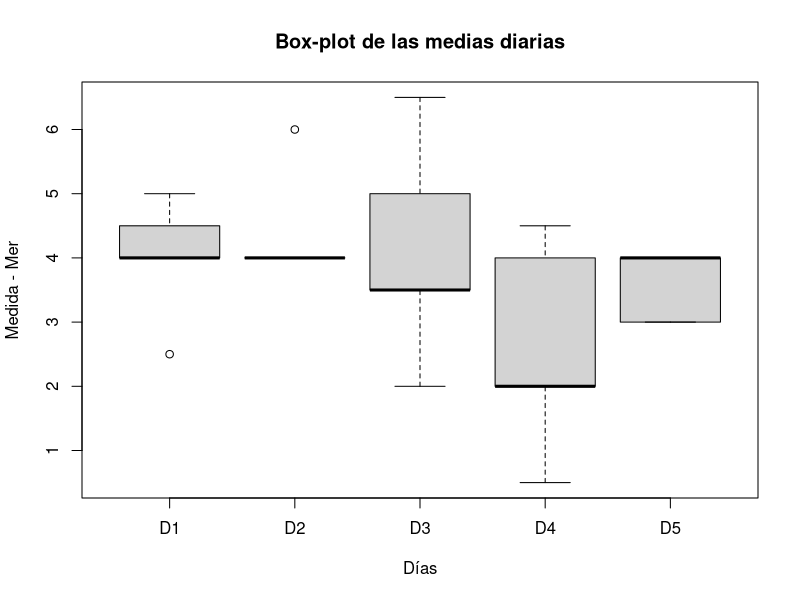
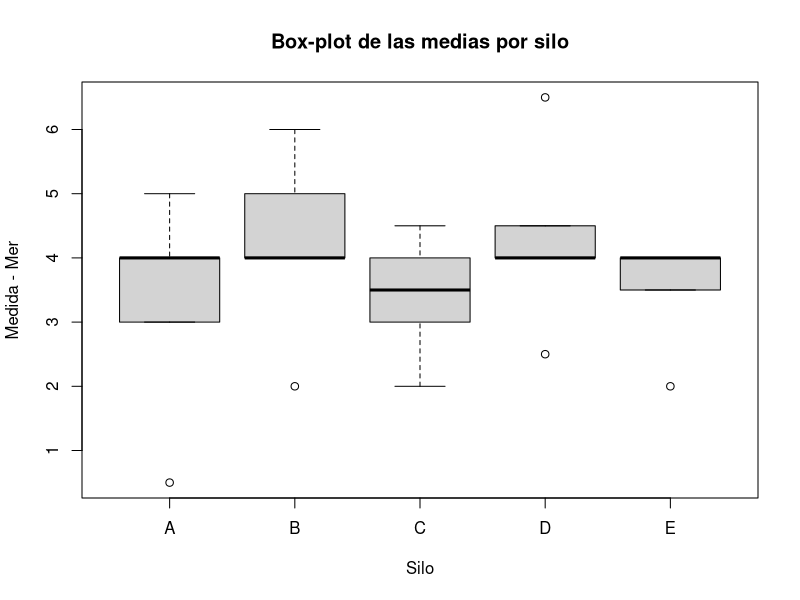
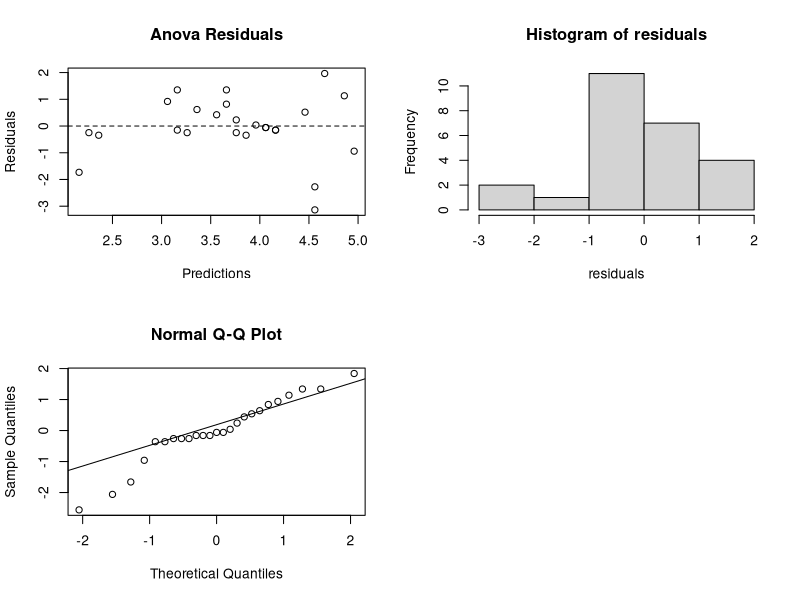
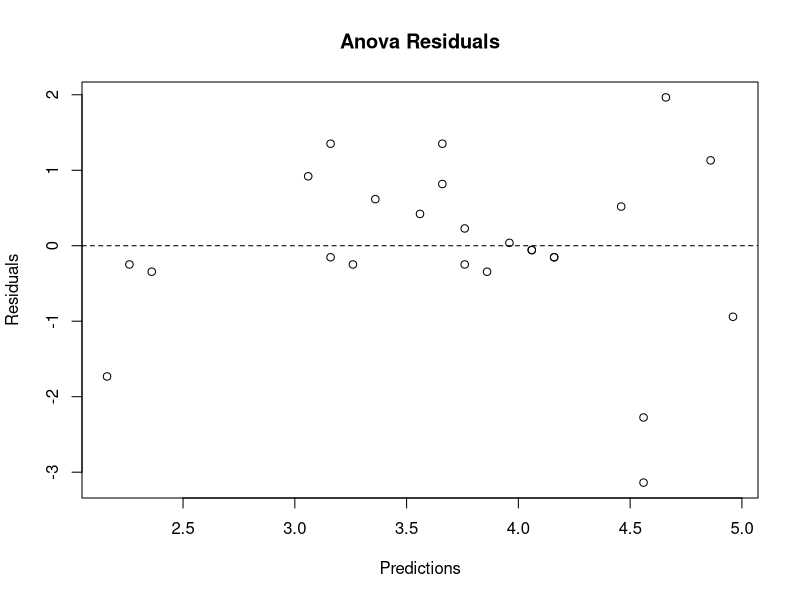
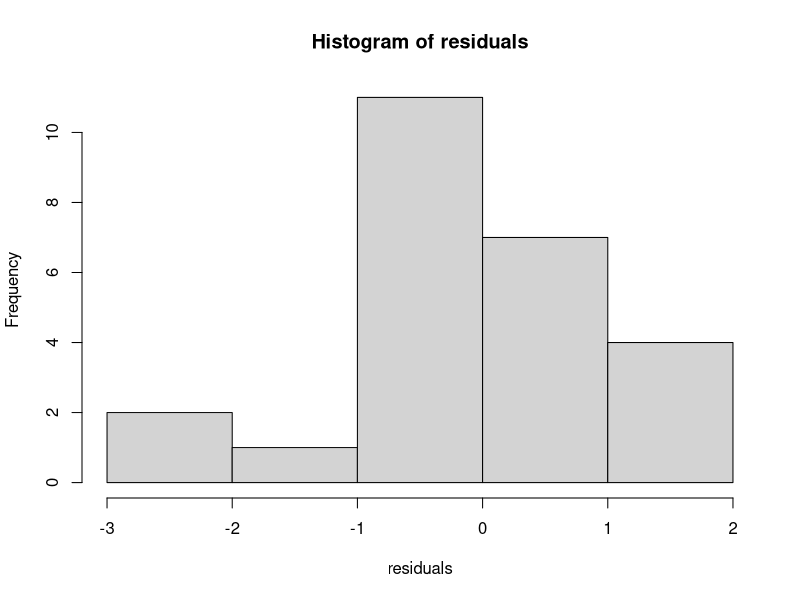
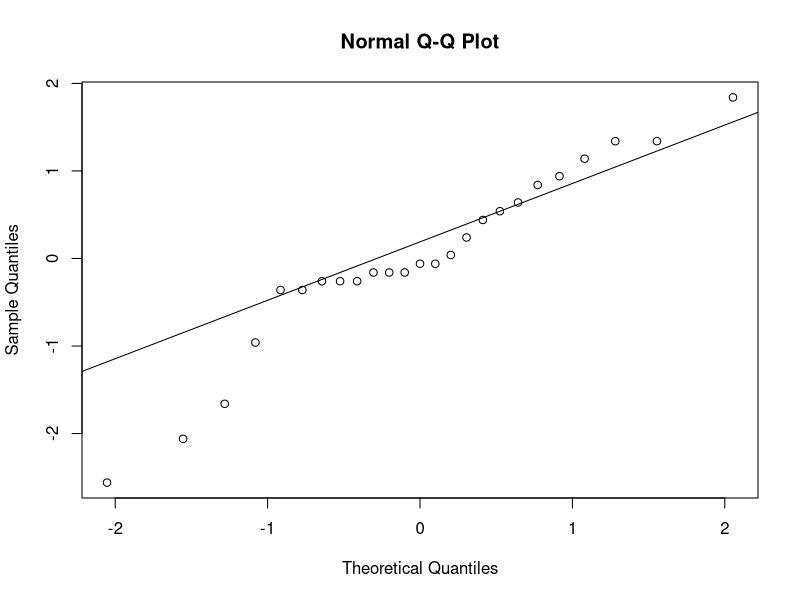
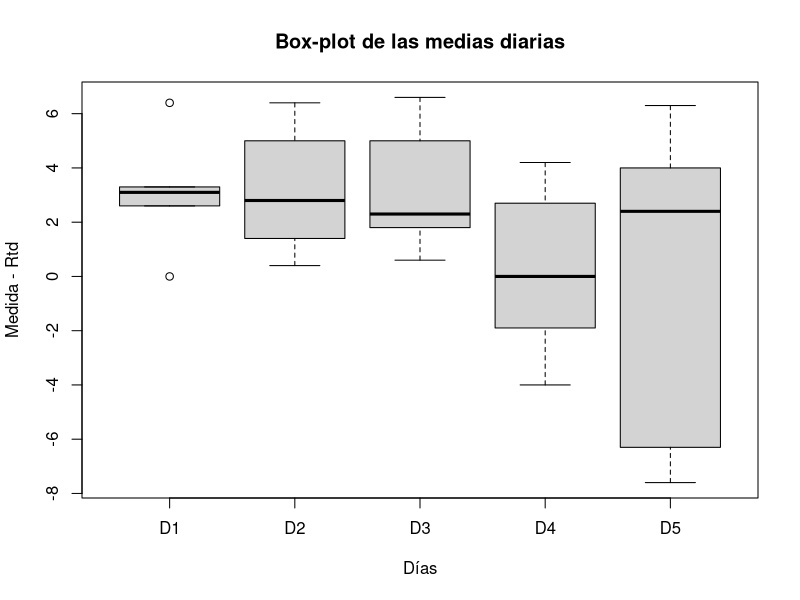
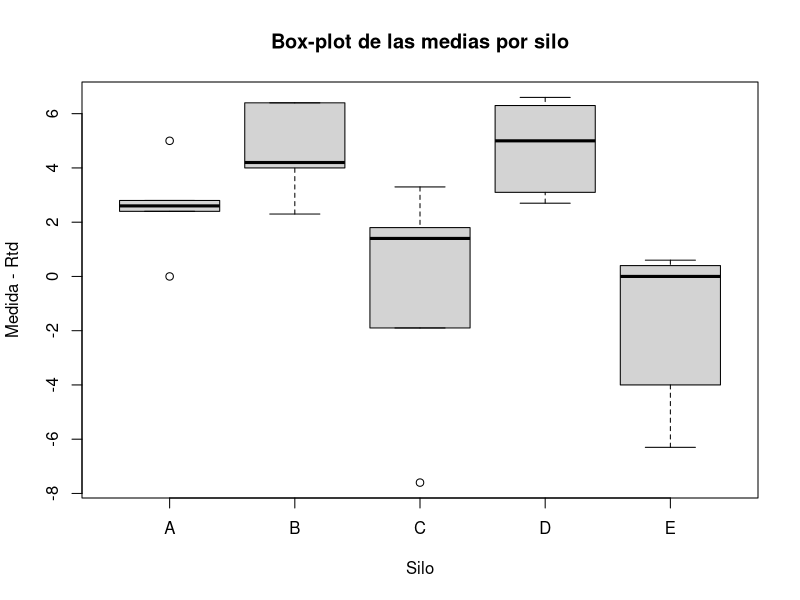

Recreate these plots in R, in order.
require(lmtest)

problem_data <- function() {
    mer <- c(4.0, 4.0, 5.0, 0.5, 3.0, 5.0, 6.0, 2.0, 4.0, 4.0, 4.5, 4.0, 3.5, 2.0, 3.0, 2.5, 4.0, 6.5, 4.5, 4.0, 4.0, 4.0, 3.5, 2.0, 4.0)
    rtd <- c(2.6, 2.8, 5.0, 0.0, 2.4, 6.4, 6.4, 2.3, 4.2, 4.0, 3.3, 1.4, 1.8, -1.9, -7.6, 3.1, 5.0, 6.6, 2.7, 6.3, 0.0, 0.4, 0.6, -4.0, -6.3)
    dif <- mer - rtd

    days <- c('D1', 'D2', 'D3', 'D4', 'D5')
    all_days <- c(rep(days, 5))
    silo <- c(rep('A', 5), rep('B', 5), rep('C', 5), rep('D', 5), rep('E', 5))

    return(data.frame(silo, days, mer, rtd, dif))
}

box_plot <- function(x, df, label) {
    title <- 'Box-plot de las medias diarias'
    png(paste('images/box-', label, '-ByBlock.png', sep = ''))
    boxplot(
        x ~ df$days, 
        ylab=paste('Medida - ', label, sep=''), 
        xlab='Días', 
        main=title
    )
    dev.off()

    title2 <- 'Box-plot de las medias por silo'
    png(paste('images/box-', label, '-ByFactor.png', sep = ''))
    boxplot(
        x ~ df$silo, 
        ylab=paste('Medida - ', label, sep=''), 
        xlab='Silo', 
        main=title2
    )
    dev.off()
}

qq_plot <- function(residuals, label) {
    png(paste('images/qq-', label, '.png', sep=''))
    qqnorm(residuals)
    qqline(residuals)
    dev.off()
}

hist_plot <- function(residuals, label) {
    png(paste('images/hist-', label, '.png', sep=''))
    hist(residuals)
    dev.off()
}

std_plot <- function(anova, label) {
    png(paste('images/std-', label, '.png', sep=''))
    plot(
        anova$fitted.values, 
        rstudent(anova), 
        ylab='Residuals',
        xlab='Predictions',
        main='Anova Residuals'
    )
    abline(h = 0, lty = 2)
    dev.off()
}

plot_assumptions <- function(anova, label) {
    png(paste('images/all-', label, '.png', sep=''))
    layout(matrix(c(1,2,3,4), 2, 2, byrow=T))
    plot(
        anova$fitted.values, 
        rstudent(anova), 
        ylab='Residuals',
        xlab='Predictions',
        main='Anova Residuals'
    )
    abline(h = 0, lty = 2)
    residuals <- anova$residuals
    hist(residuals)
    qqnorm(residuals)
    qqline(residuals)
    dev.off()
}

test_assumptions <- function(anova, df) {
    print("    ++ Shapiro ++     ")
    print(shapiro.test(anova$residuals))

    print("    ++ Bartlett ++     ")
    print(bartlett.test(anova$residuals, df$silo))

    print("    ++ Durbin-Watson ++     ")
    print(dwtest(anova))
}

make_model <- function(df, x, label) {
    # Box Plot
    box_plot(x, df, label)

    # Anova analysis
    anova <- aov(x ~ df$silo + df$days)
    res <- anova$residuals

    print(paste('---------', label, '---------'))
    print('    ++ Anova ++    ')
    print(summary(anova))

    # Check anova residual assumptions
    # Test
    test_assumptions(anova, df)

    # Plots
    plot_assumptions(anova, label)
    # Plot in separated images
    std_plot(anova, label)
    hist_plot(res, label)
    qq_plot(res, label)
    
    return()
}

main <- function() {
    df <- problem_data()

    make_model(df, df$mer, 'Mer')
    make_model(df, df$rtd, 'Rtd')
    make_model(df, df$dif, 'Diferencia')
    
    return()
}

main()